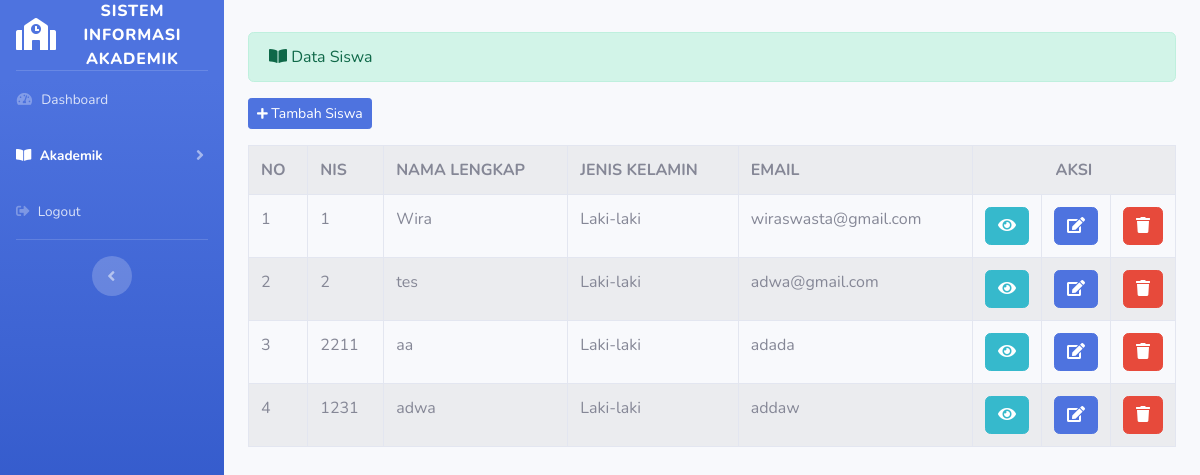
The page /index.php/user/siswa on the database its author committed.
### tables this page shows
CREATE TABLE `siswa` (
  `id` int(11) NOT NULL,
  `nis` varchar(12) NOT NULL,
  `nama_lengkap` varchar(120) NOT NULL,
  `nama_jurusan` varchar(120) NOT NULL,
  `jenis_kelamin` varchar(120) NOT NULL,
  `tempat_lahir` varchar(20) NOT NULL,
  `alamat` varchar(255) NOT NULL,
  `email` varchar(120) NOT NULL,
  `telepon` varchar(20) NOT NULL,
  `tanggal_lahir` date NOT NULL,
  `tahun_akademik` varchar(20) NOT NULL,
  `photo` varchar(255) NOT NULL
);

### application/controllers/user/siswa.php (called while the page is built, shortened)
<?php
class Siswa extends CI_Controller
{
    public function index()
    {
        $data['siswa']      = $this->siswa_model->tampil_data('siswa')->result();
        $data['jurusan2']   = $this->jurusan2_model->tampil_data()->result();
        $this->load->view('templates_user/header_dashboard');
        $this->load->view('templates_user/sidebar2');
        $this->load->view('user/siswa', $data);
        $this->load->view('templates_user/footer');
    }
    public function __construct()
    {
        $this->load->database();
        $this->load->model('siswa_model');
    }
}

### index.php (called while the page is built, shortened)
<?php
require_once BASEPATH.'core/CodeIgniter.php';

### application/models/siswa_model.php (called while the page is built, shortened)
<?php
class Siswa_model extends CI_Model
{
    public function tampil_data($table)
    {
        return $this->db->get($table);
    }
}

### application/views/user/siswa.php (the view, shortened to what this page needs)
<div class="container-fluid">
    <div class="alert alert-success" role="alert">
        <i class="fas fa-book-open"></i> Data Siswa
    </div>
    <?php echo anchor('admin/siswa/tambah_siswa', '<button class="btn btn-sm btn-primary mb-3"><i class="fas fa-plus fa-sm"></i> Tambah Siswa</button>') ?>
    <table class="table table-striped table-hover table-bordered">
        <tr>
            <th>NO</th>
            <th>NIS</th>
            <th>NAMA LENGKAP</th>
            <th>JENIS KELAMIN</th>
            <th>EMAIL</th>
            <th class="text-center" colspan="3">AKSI</th>
        </tr>
        <?php
        $no = 1;
        foreach ($siswa as $sis) : ?>
            <tr>
                <td><?php echo $no++ ?></td>
                <td><?php echo $sis->nis ?></td>
                <td><?php echo $sis->nama_lengkap ?></td>
                <td><?php echo $sis->jenis_kelamin ?></td>
                <td><?php echo $sis->email ?></td>
                <td width="20px"><?php echo anchor('admin/siswa/detail/' . $sis->id, '<div class="btn btn-info"><i class="fa fa-eye"></i></div>') ?> </td>
                <td width="20px"><?php echo anchor('admin/siswa/update/' . $sis->id, '<div class="btn btn-primary"><i class="fa fa-edit"></i></div>') ?> </td>
                <td width="20px"><?php echo anchor('admin/siswa/delete/' . $sis->id, '<div class="btn btn-danger"><i class="fa fa-trash"></i></div>') ?> </td>
            </tr>
        <?php endforeach; ?>
    </table>
</div>

### rows shown on the page
siswa: nis "1", nama_lengkap "Wira", jenis_kelamin "Laki-laki", email "wiraswasta@gmail.com"
siswa: nis "2", nama_lengkap "tes", jenis_kelamin "Laki-laki", email "adwa@gmail.com"
siswa: nis "2211", nama_lengkap "aa", jenis_kelamin "Laki-laki", email "adada"
siswa: nis "1231", nama_lengkap "adwa", jenis_kelamin "Laki-laki", email "addaw"
